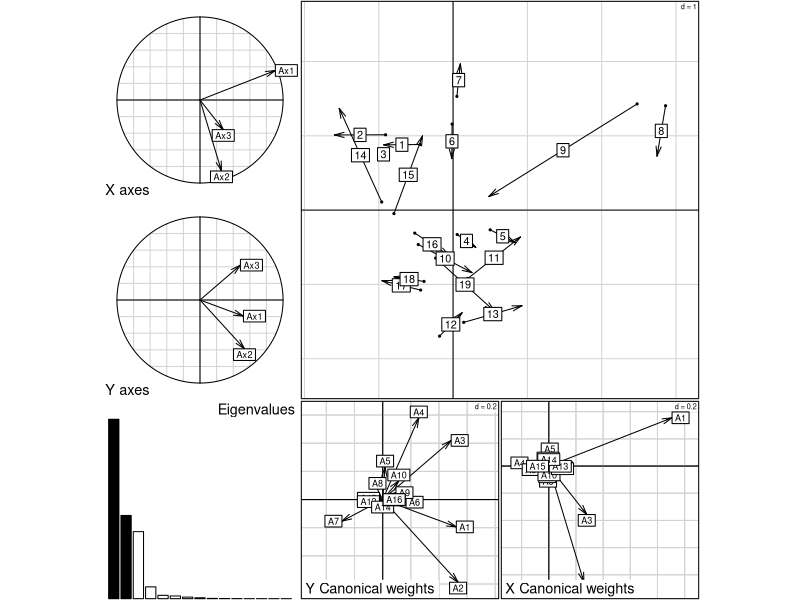

This chart was generated by the following R code:
library(ade4)


### Name: dudi.pco
### Title: Principal Coordinates Analysis
### Aliases: dudi.pco scatter.pco
### Keywords: array multivariate

### ** Examples

data(yanomama)
gen <- quasieuclid(as.dist(yanomama$gen))
geo <- quasieuclid(as.dist(yanomama$geo))
ant <- quasieuclid(as.dist(yanomama$ant))
geo1 <- dudi.pco(geo, scann = FALSE, nf = 3)
gen1 <- dudi.pco(gen, scann = FALSE, nf = 3)
ant1 <- dudi.pco(ant, scann = FALSE, nf = 3)
plot(coinertia(ant1, gen1, scann = FALSE))
